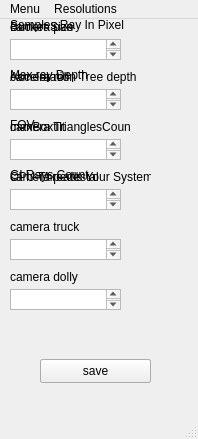
<?xml version="1.0" encoding="UTF-8"?>
<ui version="4.0">
 <class>MainWindow</class>
 <widget class="QMainWindow" name="MainWindow">
  <property name="geometry">
   <rect>
    <x>0</x>
    <y>0</y>
    <width>198</width>
    <height>439</height>
   </rect>
  </property>
  <property name="windowTitle">
   <string>MainWindow</string>
  </property>
  <widget class="QWidget" name="centralwidget">
   <widget class="QPushButton" name="saveSettingsButton">
    <property name="geometry">
     <rect>
      <x>40</x>
      <y>340</y>
      <width>111</width>
      <height>24</height>
     </rect>
    </property>
    <property name="text">
     <string>save setttings</string>
    </property>
   </widget>
   <widget class="QLabel" name="samplesRayInPixelLabel">
    <property name="geometry">
     <rect>
      <x>10</x>
      <y>-10</y>
      <width>151</width>
      <height>31</height>
     </rect>
    </property>
    <property name="text">
     <string>Samples Ray In Pixel</string>
    </property>
   </widget>
   <widget class="QTextEdit" name="samplesRayInPixelText">
    <property name="geometry">
     <rect>
      <x>10</x>
      <y>20</y>
      <width>111</width>
      <height>21</height>
     </rect>
    </property>
    <property name="html">
     <string>&lt;!DOCTYPE HTML PUBLIC &quot;-//W3C//DTD HTML 4.0//EN&quot; &quot;http://www.w3.org/TR/REC-html40/strict.dtd&quot;&gt;
&lt;html&gt;&lt;head&gt;&lt;meta name=&quot;qrichtext&quot; content=&quot;1&quot; /&gt;&lt;meta charset=&quot;utf-8&quot; /&gt;&lt;style type=&quot;text/css&quot;&gt;
p, li { white-space: pre-wrap; }
hr { height: 1px; border-width: 0; }
li.unchecked::marker { content: &quot;\2610&quot;; }
li.checked::marker { content: &quot;\2612&quot;; }
&lt;/style&gt;&lt;/head&gt;&lt;body style=&quot; font-family:'Segoe UI'; font-size:9pt; font-weight:400; font-style:normal;&quot;&gt;
&lt;p style=&quot; margin-top:0px; margin-bottom:0px; margin-left:0px; margin-right:0px; -qt-block-indent:0; text-indent:0px;&quot;&gt;1&lt;/p&gt;&lt;/body&gt;&lt;/html&gt;</string>
    </property>
   </widget>
   <widget class="QLabel" name="maxRayDepthLabel">
    <property name="geometry">
     <rect>
      <x>10</x>
      <y>40</y>
      <width>151</width>
      <height>31</height>
     </rect>
    </property>
    <property name="text">
     <string>Max ray Depth</string>
    </property>
   </widget>
   <widget class="QTextEdit" name="maxRayDepthText">
    <property name="geometry">
     <rect>
      <x>10</x>
      <y>70</y>
      <width>111</width>
      <height>21</height>
     </rect>
    </property>
    <property name="html">
     <string>&lt;!DOCTYPE HTML PUBLIC &quot;-//W3C//DTD HTML 4.0//EN&quot; &quot;http://www.w3.org/TR/REC-html40/strict.dtd&quot;&gt;
&lt;html&gt;&lt;head&gt;&lt;meta name=&quot;qrichtext&quot; content=&quot;1&quot; /&gt;&lt;meta charset=&quot;utf-8&quot; /&gt;&lt;style type=&quot;text/css&quot;&gt;
p, li { white-space: pre-wrap; }
hr { height: 1px; border-width: 0; }
li.unchecked::marker { content: &quot;\2610&quot;; }
li.checked::marker { content: &quot;\2612&quot;; }
&lt;/style&gt;&lt;/head&gt;&lt;body style=&quot; font-family:'Segoe UI'; font-size:9pt; font-weight:400; font-style:normal;&quot;&gt;
&lt;p style=&quot; margin-top:0px; margin-bottom:0px; margin-left:0px; margin-right:0px; -qt-block-indent:0; text-indent:0px;&quot;&gt;5&lt;/p&gt;&lt;/body&gt;&lt;/html&gt;</string>
    </property>
   </widget>
   <widget class="QLabel" name="fovLabel">
    <property name="geometry">
     <rect>
      <x>10</x>
      <y>90</y>
      <width>151</width>
      <height>31</height>
     </rect>
    </property>
    <property name="text">
     <string>FOV</string>
    </property>
   </widget>
   <widget class="QTextEdit" name="fovText">
    <property name="geometry">
     <rect>
      <x>10</x>
      <y>120</y>
      <width>111</width>
      <height>21</height>
     </rect>
    </property>
    <property name="html">
     <string>&lt;!DOCTYPE HTML PUBLIC &quot;-//W3C//DTD HTML 4.0//EN&quot; &quot;http://www.w3.org/TR/REC-html40/strict.dtd&quot;&gt;
&lt;html&gt;&lt;head&gt;&lt;meta name=&quot;qrichtext&quot; content=&quot;1&quot; /&gt;&lt;meta charset=&quot;utf-8&quot; /&gt;&lt;style type=&quot;text/css&quot;&gt;
p, li { white-space: pre-wrap; }
hr { height: 1px; border-width: 0; }
li.unchecked::marker { content: &quot;\2610&quot;; }
li.checked::marker { content: &quot;\2612&quot;; }
&lt;/style&gt;&lt;/head&gt;&lt;body style=&quot; font-family:'Segoe UI'; font-size:9pt; font-weight:400; font-style:normal;&quot;&gt;
&lt;p style=&quot; margin-top:0px; margin-bottom:0px; margin-left:0px; margin-right:0px; -qt-block-indent:0; text-indent:0px;&quot;&gt;90&lt;/p&gt;&lt;/body&gt;&lt;/html&gt;</string>
    </property>
   </widget>
   <widget class="QLabel" name="giRaysCountLabel">
    <property name="geometry">
     <rect>
      <x>10</x>
      <y>140</y>
      <width>151</width>
      <height>31</height>
     </rect>
    </property>
    <property name="text">
     <string>GI Rays Count</string>
    </property>
   </widget>
   <widget class="QTextEdit" name="giRaysCountText">
    <property name="geometry">
     <rect>
      <x>10</x>
      <y>170</y>
      <width>111</width>
      <height>21</height>
     </rect>
    </property>
    <property name="html">
     <string>&lt;!DOCTYPE HTML PUBLIC &quot;-//W3C//DTD HTML 4.0//EN&quot; &quot;http://www.w3.org/TR/REC-html40/strict.dtd&quot;&gt;
&lt;html&gt;&lt;head&gt;&lt;meta name=&quot;qrichtext&quot; content=&quot;1&quot; /&gt;&lt;meta charset=&quot;utf-8&quot; /&gt;&lt;style type=&quot;text/css&quot;&gt;
p, li { white-space: pre-wrap; }
hr { height: 1px; border-width: 0; }
li.unchecked::marker { content: &quot;\2610&quot;; }
li.checked::marker { content: &quot;\2612&quot;; }
&lt;/style&gt;&lt;/head&gt;&lt;body style=&quot; font-family:'Segoe UI'; font-size:9pt; font-weight:400; font-style:normal;&quot;&gt;
&lt;p style=&quot; margin-top:0px; margin-bottom:0px; margin-left:0px; margin-right:0px; -qt-block-indent:0; text-indent:0px;&quot;&gt;0&lt;/p&gt;&lt;/body&gt;&lt;/html&gt;</string>
    </property>
   </widget>
   <widget class="QLabel" name="bucketSizeLabel">
    <property name="geometry">
     <rect>
      <x>10</x>
      <y>0</y>
      <width>81</width>
      <height>16</height>
     </rect>
    </property>
    <property name="text">
     <string>Bucket Size</string>
    </property>
   </widget>
   <widget class="QLabel" name="accThreeDepthLabel">
    <property name="geometry">
     <rect>
      <x>10</x>
      <y>50</y>
      <width>131</width>
      <height>16</height>
     </rect>
    </property>
    <property name="text">
     <string>Acceleration Tree depth</string>
    </property>
   </widget>
   <widget class="QLabel" name="maxBoxTrianglesCountLabel">
    <property name="geometry">
     <rect>
      <x>10</x>
      <y>100</y>
      <width>121</width>
      <height>16</height>
     </rect>
    </property>
    <property name="text">
     <string>maxBoxTrianglesCount</string>
    </property>
   </widget>
   <widget class="QTextEdit" name="bucketSizeText">
    <property name="geometry">
     <rect>
      <x>10</x>
      <y>20</y>
      <width>111</width>
      <height>21</height>
     </rect>
    </property>
    <property name="html">
     <string>&lt;!DOCTYPE HTML PUBLIC &quot;-//W3C//DTD HTML 4.0//EN&quot; &quot;http://www.w3.org/TR/REC-html40/strict.dtd&quot;&gt;
&lt;html&gt;&lt;head&gt;&lt;meta name=&quot;qrichtext&quot; content=&quot;1&quot; /&gt;&lt;meta charset=&quot;utf-8&quot; /&gt;&lt;style type=&quot;text/css&quot;&gt;
p, li { white-space: pre-wrap; }
hr { height: 1px; border-width: 0; }
li.unchecked::marker { content: &quot;\2610&quot;; }
li.checked::marker { content: &quot;\2612&quot;; }
&lt;/style&gt;&lt;/head&gt;&lt;body style=&quot; font-family:'Segoe UI'; font-size:9pt; font-weight:400; font-style:normal;&quot;&gt;
&lt;p style=&quot; margin-top:0px; margin-bottom:0px; margin-left:0px; margin-right:0px; -qt-block-indent:0; text-indent:0px;&quot;&gt;24&lt;/p&gt;&lt;/body&gt;&lt;/html&gt;</string>
    </property>
   </widget>
   <widget class="QTextEdit" name="accThreeDepthText">
    <property name="geometry">
     <rect>
      <x>10</x>
      <y>70</y>
      <width>111</width>
      <height>21</height>
     </rect>
    </property>
    <property name="html">
     <string>&lt;!DOCTYPE HTML PUBLIC &quot;-//W3C//DTD HTML 4.0//EN&quot; &quot;http://www.w3.org/TR/REC-html40/strict.dtd&quot;&gt;
&lt;html&gt;&lt;head&gt;&lt;meta name=&quot;qrichtext&quot; content=&quot;1&quot; /&gt;&lt;meta charset=&quot;utf-8&quot; /&gt;&lt;style type=&quot;text/css&quot;&gt;
p, li { white-space: pre-wrap; }
hr { height: 1px; border-width: 0; }
li.unchecked::marker { content: &quot;\2610&quot;; }
li.checked::marker { content: &quot;\2612&quot;; }
&lt;/style&gt;&lt;/head&gt;&lt;body style=&quot; font-family:'Segoe UI'; font-size:9pt; font-weight:400; font-style:normal;&quot;&gt;
&lt;p style=&quot; margin-top:0px; margin-bottom:0px; margin-left:0px; margin-right:0px; -qt-block-indent:0; text-indent:0px;&quot;&gt;30&lt;/p&gt;&lt;/body&gt;&lt;/html&gt;</string>
    </property>
   </widget>
   <widget class="QTextEdit" name="maxBoxTrianglesCountText">
    <property name="geometry">
     <rect>
      <x>10</x>
      <y>120</y>
      <width>111</width>
      <height>21</height>
     </rect>
    </property>
    <property name="html">
     <string>&lt;!DOCTYPE HTML PUBLIC &quot;-//W3C//DTD HTML 4.0//EN&quot; &quot;http://www.w3.org/TR/REC-html40/strict.dtd&quot;&gt;
&lt;html&gt;&lt;head&gt;&lt;meta name=&quot;qrichtext&quot; content=&quot;1&quot; /&gt;&lt;meta charset=&quot;utf-8&quot; /&gt;&lt;style type=&quot;text/css&quot;&gt;
p, li { white-space: pre-wrap; }
hr { height: 1px; border-width: 0; }
li.unchecked::marker { content: &quot;\2610&quot;; }
li.checked::marker { content: &quot;\2612&quot;; }
&lt;/style&gt;&lt;/head&gt;&lt;body style=&quot; font-family:'Segoe UI'; font-size:9pt; font-weight:400; font-style:normal;&quot;&gt;
&lt;p style=&quot; margin-top:0px; margin-bottom:0px; margin-left:0px; margin-right:0px; -qt-block-indent:0; text-indent:0px;&quot;&gt;15&lt;/p&gt;&lt;/body&gt;&lt;/html&gt;</string>
    </property>
   </widget>
   <widget class="QPushButton" name="saveOptimizationsButton">
    <property name="geometry">
     <rect>
      <x>40</x>
      <y>340</y>
      <width>111</width>
      <height>24</height>
     </rect>
    </property>
    <property name="text">
     <string>save optimizations</string>
    </property>
   </widget>
   <widget class="QLabel" name="cpuThreadsLabel">
    <property name="geometry">
     <rect>
      <x>10</x>
      <y>150</y>
      <width>141</width>
      <height>16</height>
     </rect>
    </property>
    <property name="text">
     <string>CPU Threads Your System</string>
    </property>
   </widget>
   <widget class="QTextEdit" name="cpuThreadCountText">
    <property name="geometry">
     <rect>
      <x>10</x>
      <y>170</y>
      <width>111</width>
      <height>21</height>
     </rect>
    </property>
    <property name="html">
     <string>&lt;!DOCTYPE HTML PUBLIC &quot;-//W3C//DTD HTML 4.0//EN&quot; &quot;http://www.w3.org/TR/REC-html40/strict.dtd&quot;&gt;
&lt;html&gt;&lt;head&gt;&lt;meta name=&quot;qrichtext&quot; content=&quot;1&quot; /&gt;&lt;meta charset=&quot;utf-8&quot; /&gt;&lt;style type=&quot;text/css&quot;&gt;
p, li { white-space: pre-wrap; }
hr { height: 1px; border-width: 0; }
li.unchecked::marker { content: &quot;\2610&quot;; }
li.checked::marker { content: &quot;\2612&quot;; }
&lt;/style&gt;&lt;/head&gt;&lt;body style=&quot; font-family:'Segoe UI'; font-size:9pt; font-weight:400; font-style:normal;&quot;&gt;
&lt;p style=&quot; margin-top:0px; margin-bottom:0px; margin-left:0px; margin-right:0px; -qt-block-indent:0; text-indent:0px;&quot;&gt;4&lt;/p&gt;&lt;/body&gt;&lt;/html&gt;</string>
    </property>
   </widget>
   <widget class="QLabel" name="numberThreads">
    <property name="geometry">
     <rect>
      <x>150</x>
      <y>150</y>
      <width>49</width>
      <height>16</height>
     </rect>
    </property>
    <property name="text">
     <string/>
    </property>
   </widget>
   <widget class="QLabel" name="cameraPanLabel">
    <property name="geometry">
     <rect>
      <x>10</x>
      <y>0</y>
      <width>91</width>
      <height>16</height>
     </rect>
    </property>
    <property name="text">
     <string>camera pan</string>
    </property>
   </widget>
   <widget class="QLabel" name="cameraRollLabel">
    <property name="geometry">
     <rect>
      <x>10</x>
      <y>50</y>
      <width>81</width>
      <height>16</height>
     </rect>
    </property>
    <property name="text">
     <string>camera roll</string>
    </property>
   </widget>
   <widget class="QLabel" name="cameraTiltLabel">
    <property name="geometry">
     <rect>
      <x>10</x>
      <y>100</y>
      <width>91</width>
      <height>16</height>
     </rect>
    </property>
    <property name="text">
     <string>camera tilt</string>
    </property>
   </widget>
   <widget class="QLabel" name="cameraPedestalLabel">
    <property name="geometry">
     <rect>
      <x>10</x>
      <y>150</y>
      <width>111</width>
      <height>16</height>
     </rect>
    </property>
    <property name="text">
     <string>camera pedestal</string>
    </property>
   </widget>
   <widget class="QLabel" name="CameraTruckLabel">
    <property name="geometry">
     <rect>
      <x>10</x>
      <y>200</y>
      <width>81</width>
      <height>16</height>
     </rect>
    </property>
    <property name="text">
     <string>camera truck</string>
    </property>
   </widget>
   <widget class="QLabel" name="cameraDollyLabel">
    <property name="geometry">
     <rect>
      <x>10</x>
      <y>250</y>
      <width>91</width>
      <height>16</height>
     </rect>
    </property>
    <property name="text">
     <string>camera dolly</string>
    </property>
   </widget>
   <widget class="QTextEdit" name="cameraPanText">
    <property name="geometry">
     <rect>
      <x>10</x>
      <y>20</y>
      <width>111</width>
      <height>21</height>
     </rect>
    </property>
    <property name="html">
     <string>&lt;!DOCTYPE HTML PUBLIC &quot;-//W3C//DTD HTML 4.0//EN&quot; &quot;http://www.w3.org/TR/REC-html40/strict.dtd&quot;&gt;
&lt;html&gt;&lt;head&gt;&lt;meta name=&quot;qrichtext&quot; content=&quot;1&quot; /&gt;&lt;meta charset=&quot;utf-8&quot; /&gt;&lt;style type=&quot;text/css&quot;&gt;
p, li { white-space: pre-wrap; }
hr { height: 1px; border-width: 0; }
li.unchecked::marker { content: &quot;\2610&quot;; }
li.checked::marker { content: &quot;\2612&quot;; }
&lt;/style&gt;&lt;/head&gt;&lt;body style=&quot; font-family:'Segoe UI'; font-size:9pt; font-weight:400; font-style:normal;&quot;&gt;
&lt;p style=&quot;-qt-paragraph-type:empty; margin-top:0px; margin-bottom:0px; margin-left:0px; margin-right:0px; -qt-block-indent:0; text-indent:0px;&quot;&gt;&lt;br /&gt;&lt;/p&gt;&lt;/body&gt;&lt;/html&gt;</string>
    </property>
   </widget>
   <widget class="QTextEdit" name="cameraRollText">
    <property name="geometry">
     <rect>
      <x>10</x>
      <y>70</y>
      <width>111</width>
      <height>21</height>
     </rect>
    </property>
   </widget>
   <widget class="QTextEdit" name="cameraTiltText">
    <property name="geometry">
     <rect>
      <x>10</x>
      <y>120</y>
      <width>111</width>
      <height>21</height>
     </rect>
    </property>
   </widget>
   <widget class="QTextEdit" name="cameraPedestalText">
    <property name="geometry">
     <rect>
      <x>10</x>
      <y>170</y>
      <width>111</width>
      <height>21</height>
     </rect>
    </property>
   </widget>
   <widget class="QTextEdit" name="cameraTruckText">
    <property name="geometry">
     <rect>
      <x>10</x>
      <y>220</y>
      <width>111</width>
      <height>21</height>
     </rect>
    </property>
   </widget>
   <widget class="QTextEdit" name="cameraDollyText">
    <property name="geometry">
     <rect>
      <x>10</x>
      <y>270</y>
      <width>111</width>
      <height>21</height>
     </rect>
    </property>
   </widget>
   <widget class="QPushButton" name="saveCameraButton">
    <property name="geometry">
     <rect>
      <x>40</x>
      <y>340</y>
      <width>111</width>
      <height>24</height>
     </rect>
    </property>
    <property name="text">
     <string>save</string>
    </property>
   </widget>
  </widget>
  <widget class="QStatusBar" name="statusbar"/>
  <widget class="QMenuBar" name="menuBar">
   <property name="geometry">
    <rect>
     <x>0</x>
     <y>0</y>
     <width>198</width>
     <height>22</height>
    </rect>
   </property>
   <widget class="QMenu" name="menuSettings">
    <property name="title">
     <string>Menu</string>
    </property>
    <addaction name="actionSettings"/>
    <addaction name="actionOptimizations"/>
    <addaction name="actioncamera"/>
    <addaction name="separator"/>
   </widget>
   <widget class="QMenu" name="menuResolutions">
    <property name="title">
     <string>Resolutions</string>
    </property>
    <addaction name="actionHD"/>
    <addaction name="actionFull_Hd"/>
    <addaction name="action4K"/>
   </widget>
   <addaction name="menuSettings"/>
   <addaction name="menuResolutions"/>
  </widget>
  <action name="actionSettings">
   <property name="text">
    <string>settings</string>
   </property>
  </action>
  <action name="actionOptimizations">
   <property name="text">
    <string>optimizations</string>
   </property>
  </action>
  <action name="actioncamera">
   <property name="text">
    <string>camera</string>
   </property>
  </action>
  <action name="actionimage_settings">
   <property name="text">
    <string>image settings</string>
   </property>
  </action>
  <action name="actionHD">
   <property name="text">
    <string>HD</string>
   </property>
  </action>
  <action name="actionFull_Hd">
   <property name="text">
    <string>Full Hd</string>
   </property>
  </action>
  <action name="action4K">
   <property name="text">
    <string>4K</string>
   </property>
  </action>
 </widget>
 <resources/>
 <connections/>
</ui>
